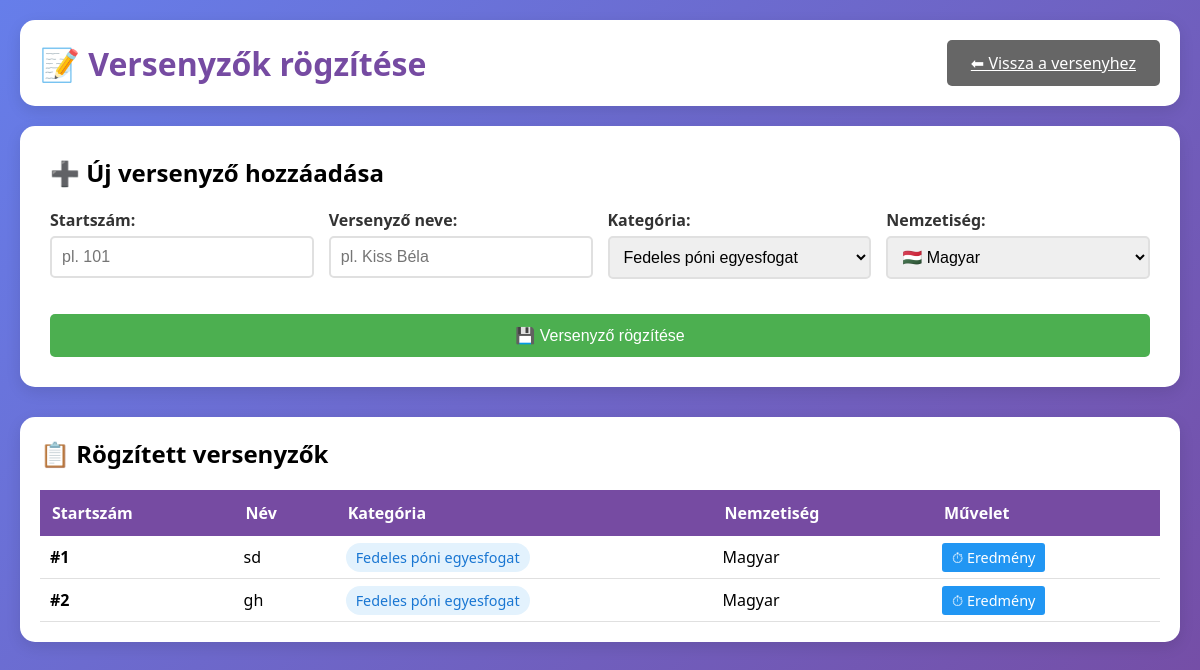
/versenyzo_felvitel/1, run on the app's committed database.
### app.py (models this page shows)
class Versenyzo(db.Model):
    __tablename__ = 'versenyzok'
    id = db.Column(db.Integer, primary_key=True)
    verseny_id = db.Column(db.Integer, db.ForeignKey('versenyek.id'), nullable=False)
    startszam = db.Column(db.Integer, nullable=False)
    nev = db.Column(db.String(100), nullable=False)
    kategoria = db.Column(db.String(50), nullable=False)
    nemzetiseg = db.Column(db.String(50), nullable=False)
    f1_statusz = db.Column(db.String(20), default='')
    f2_statusz = db.Column(db.String(20), default='')
    ov_statusz = db.Column(db.String(20), default='')
    f1_verohibak = db.Column(db.Text, default='{}')
    f1_egyeb_hiba = db.Column(db.Integer, default=0)
    f1_ido = db.Column(db.Float, default=0)
    f1_ossz_hiba = db.Column(db.Integer, default=0)
    f2_verohibak = db.Column(db.Text, default='{}')
    f2_egyeb_hiba = db.Column(db.Integer, default=0)
    f2_ido = db.Column(db.Float, default=0)
    f2_ossz_hiba = db.Column(db.Integer, default=0)
    ov_verohibak = db.Column(db.Text, default='{}')
    ov_egyeb_hiba = db.Column(db.Integer, default=0)
    ov_ido = db.Column(db.Float, default=0)
    ov_ossz_hiba = db.Column(db.Integer, default=0)
    f1_sorrend = db.Column(db.Integer)
    f2_sorrend = db.Column(db.Integer)
    ov_sorrend = db.Column(db.Integer)
    osszevetesre_jogosult = db.Column(db.Boolean, default=False)

### app.py (the view, shortened to what this page needs)
@app.route('/versenyzo_felvitel/<int:verseny_id>', methods=['GET', 'POST'])
def versenyzo_felvitel(verseny_id):
    versenyzok = Versenyzo.query.filter_by(verseny_id=verseny_id).order_by(Versenyzo.kategoria, Versenyzo.startszam).all()
    return render_template('versenyzo_felvitel.html', verseny_id=verseny_id, versenyzok=versenyzok)

### templates/versenyzo_felvitel.html (shortened to what this page needs)
<!DOCTYPE html>
<html lang="hu">
<head>
</head>
<body>
    <div class="container">
        <div class="header">
            <h1>📝 Versenyzők rögzítése</h1>
            <a href="{{ url_for('verseny_fooldal', verseny_id=verseny_id) }}" class="btn btn-secondary">⬅ Vissza a versenyhez</a>
        </div>
        <div class="form-card">
            <h2 style="margin-bottom: 20px;">➕ Új versenyző hozzáadása</h2>
            <div class="form-grid">
                <div class="form-group">
                    <label>Startszám:</label>
                    <input type="number" id="startszam" required min="1" placeholder="pl. 101">
                </div>
                <div class="form-group">
                    <label>Versenyző neve:</label>
                    <input type="text" id="nev" required placeholder="pl. Kiss Béla">
                </div>
                <div class="form-group">
                    <label>Kategória:</label>
                    <select id="kategoria">
                        <option value="Fedeles póni egyesfogat">Fedeles póni egyesfogat</option>
                    </select>
                </div>
                <div class="form-group">
                    <label>Nemzetiség:</label>
                    <select id="nemzetiseg">
                        <option value="Magyar">🇭🇺 Magyar</option>
                    </select>
                </div>
            </div>
            <button onclick="versenyzoMentes()" class="btn btn-primary" style="width: 100%;">💾 Versenyző rögzítése</button>
        </div>
        <div class="versenyzok-listaja">
            <h2 style="margin-bottom: 20px;">📋 Rögzített versenyzők</h2>
            <table>
                <thead>
                    <tr>
                        <th>Startszám</th>
                        <th>Név</th>
                        <th>Kategória</th>
                        <th>Nemzetiség</th>
                        <th>Művelet</th>
                    </tr>
                </thead>
                <tbody>
                    {% for v in versenyzok %}
                    <tr>
                        <td><strong>#{{ v.startszam }}</strong></td>
                        <td>{{ v.nev }}</td>
                        <td><span class="kategoria-badge">{{ v.kategoria }}</span></td>
                        <td>{{ v.nemzetiseg }}</td>
                        <td>
                            <a href="{{ url_for('eredmeny_rögzites', verseny_id=verseny_id, startszam=v.startszam) }}" class="action-btn">⏱ Eredmény</a>
                        </td>
                    </tr>
                    {% endfor %}
                </tbody>
            </table>
        </div>
    </div>
</body>
</html>

### templates/versenyzo_felvitel.html (style rules this page uses)
* { margin: 0; padding: 0; box-sizing: border-box; }
body { font-family: 'Segoe UI', Arial, sans-serif; background: linear-gradient(135deg, #667eea 0%, #764ba2 100%); min-height: 100vh; padding: 20px; }
.container { max-width: 1200px; margin: 0 auto; }
.header { background: white; border-radius: 15px; padding: 20px; margin-bottom: 20px; box-shadow: 0 5px 15px rgba(0,0,0,0.1); display: flex; justify-content: space-between; align-items: center; }
.header h1 { color: #764ba2; }
.form-card { background: white; border-radius: 15px; padding: 30px; margin-bottom: 30px; box-shadow: 0 5px 15px rgba(0,0,0,0.1); }
.form-grid { display: grid; grid-template-columns: repeat(auto-fit, minmax(200px, 1fr)); gap: 15px; margin-bottom: 20px; }
.form-group { margin-bottom: 15px; }
label { display: block; margin-bottom: 5px; color: #333; font-weight: bold; }
input, select { width: 100%; padding: 10px; border: 2px solid #e0e0e0; border-radius: 5px; font-size: 16px; }
.btn { padding: 12px 24px; border: none; border-radius: 5px; cursor: pointer; font-size: 16px; transition: background 0.3s; }
.btn-primary { background: #4CAF50; color: white; }
.btn-secondary { background: #666; color: white; }
.versenyzok-listaja { background: white; border-radius: 15px; padding: 20px; box-shadow: 0 5px 15px rgba(0,0,0,0.1); }
table { width: 100%; border-collapse: collapse; margin-top: 20px; }
th { background: #764ba2; color: white; padding: 12px; text-align: left; }
td { padding: 10px; border-bottom: 1px solid #e0e0e0; }
.kategoria-badge { background: #e3f2fd; color: #1976D2; padding: 5px 10px; border-radius: 15px; font-size: 0.9em; }
.action-btn { padding: 5px 10px; background: #2196F3; color: white; text-decoration: none; border-radius: 3px; font-size: 0.9em; }

### data on the page
Versenyzo: startszam "1", nev "sd", kategoria "Fedeles póni egyesfogat", nemzetiseg "Magyar"
Versenyzo: startszam "2", nev "gh", kategoria "Fedeles póni egyesfogat", nemzetiseg "Magyar"
